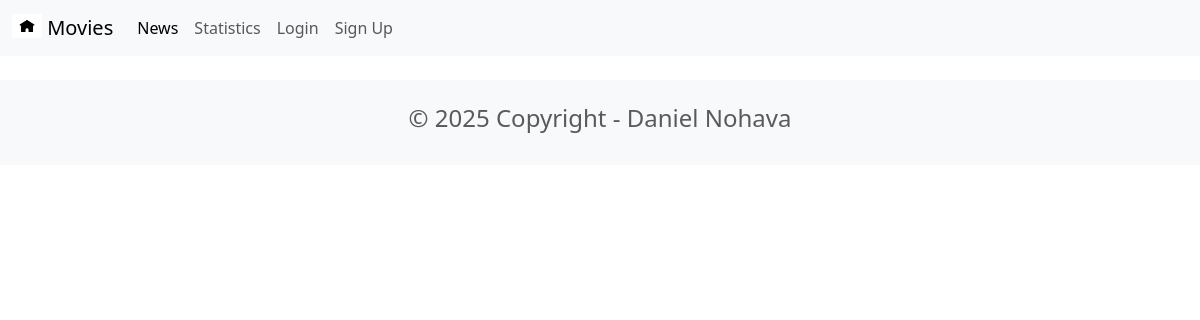
The page /news/ on the database as committed earlier.
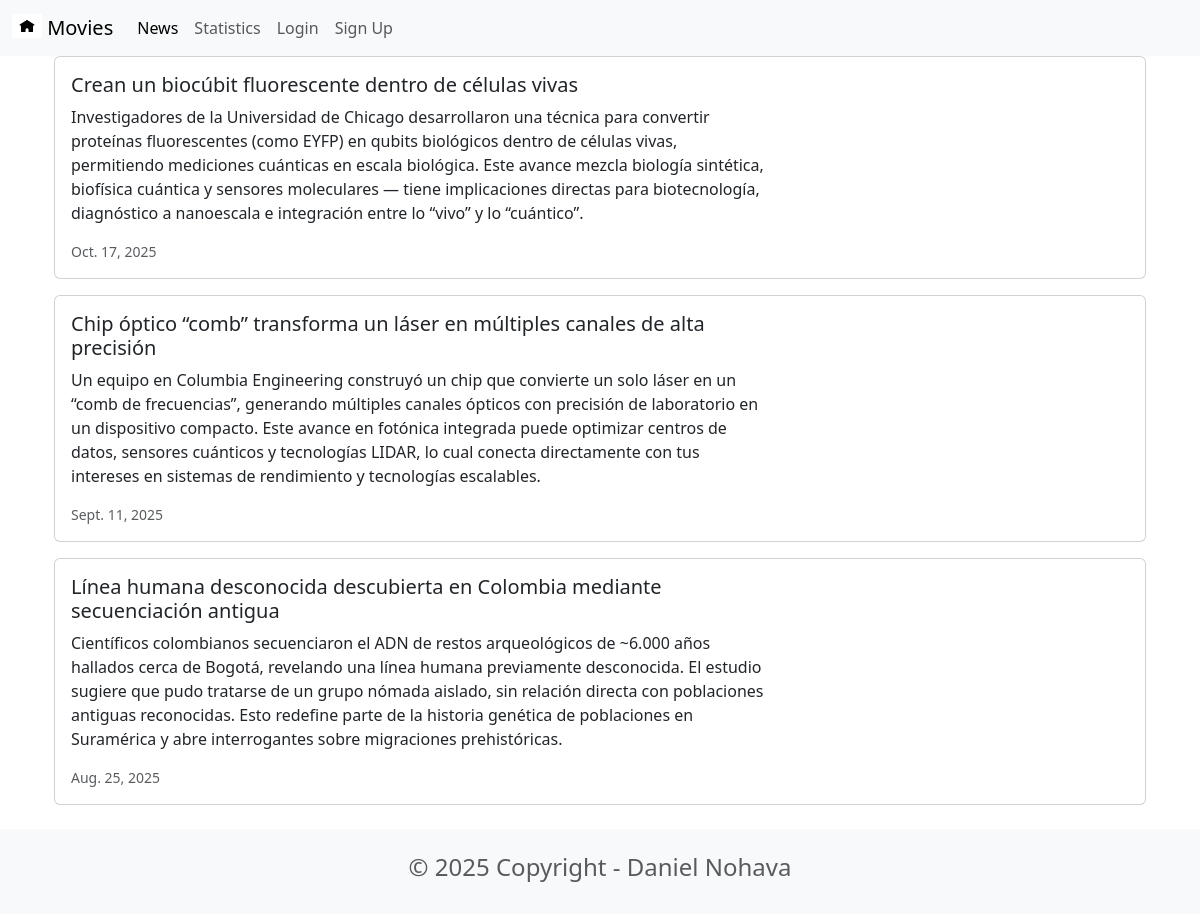
The same page on the database as committed later.
### news/models.py (models this page shows, shortened)
class News(models.Model):
    headline = models.CharField(max_length=200)
    body = models.TextField()
    date = models.DateField()

### news/views.py (the view)
# urls.py: path('news/', include('news.urls')),
def news(request):
    newss = News.objects.all().order_by('-date')
    return render(request, 'news.html', {'newss':newss})

### news/templates/news.html
{% extends 'base.html' %}
{% block content %}
<div class="container">
    {% for news in newss %}
    <div class="card mb-3">
        <div class="row g-0">
            <div class="col-md-8">
                <div class="card-body">
                    <h5 class="card-title">{{ news.headline }}</h5>
                    <p class="card-text">{{ news.body }}</p>
                    <p class="card-text"><small class="text-muted">{{ news.date }}</small></p>
                </div>
            </div>
        </div>
    </div>
    {% endfor %}
</div>
 {% endblock content %}

### moviereviews/templates/base.html (shortened to what this page needs)
<head>
    <link href="https://cdn.jsdelivr.net/npm/bootstrap@5.3.8/dist/css/bootstrap.min.css" rel="stylesheet">
</head>
<nav class="navbar navbar-expand-lg bg-body-tertiary">
  <div class="container-fluid">
    <a class="navbar-brand" href="{% url 'home' %}">
        {% load static %}
        <img src="{% static 'images/home.png' %}" alt="" width="30"
        height="24"
     class="d-inline-block align-text-top" />
     Movies
    </a>
    <div class="collapse navbar-collapse" id="navbarSupportedContent">
      <ul class="navbar-nav me-auto mb-2 mb-lg-0">
        <li class="nav-item">
          <a class="nav-link active" aria-current="page" href="{% url 'news' %}">News</a>
        </li>
        <li class="nav-item">
          <a class="nav-link" href="{% url 'statistics' %}">Statistics</a>
          </li>
        <a class="nav-link" href="#">Login</a>
        <li class="nav-item">
          <a class="nav-link" href="#">Sign Up</a>
        </li>
      </ul>
    </div>
  </div>
</nav>
<div class="container">
  {% block content %}
  {% endblock content %}
</div>
<footer class="text-center text-lg-start bg-light text-muted mt-4">
    <div class="container">
        <div class="row">
            <div class="text-center p-4">
                <h4>© 2025 Copyright - Daniel Nohava </h4>
            </div>
        </div>
    </div>
</footer>

Rows that differ between the two databases and show on the page:
added News: headline "Crean un biocúbit fluorescente dentro de células vivas", body "Investigadores de la Universidad de Chicago desarrollaron una técnica para convertir proteínas fluorescentes (como EYFP) en qubits biológicos dentro de células vivas, permitiendo mediciones cuánticas en escala biológica. Este avance mezcla biología sintética, biofísica cuántica y sensores moleculares — tiene implicaciones directas para biotecnología, diagnóstico a nanoescala e integración entre lo “vivo” y lo “cuántico”.", date "Oct. 17, 2025"
added News: headline "Chip óptico “comb” transforma un láser en múltiples canales de alta precisión", body "Un equipo en Columbia Engineering construyó un chip que convierte un solo láser en un “comb de frecuencias”, generando múltiples canales ópticos con precisión de laboratorio en un dispositivo compacto. Este avance en fotónica integrada puede optimizar centros de datos, sensores cuánticos y tecnologías LIDAR, lo cual conecta directamente con tus intereses en sistemas de rendimiento y tecnologías escalables.", date "Sept. 11, 2025"
added News: headline "Línea humana desconocida descubierta en Colombia mediante secuenciación antigua", body "Científicos colombianos secuenciaron el ADN de restos arqueológicos de ~6.000 años hallados cerca de Bogotá, revelando una línea humana previamente desconocida. El estudio sugiere que pudo tratarse de un grupo nómada aislado, sin relación directa con poblaciones antiguas reconocidas. Esto redefine parte de la historia genética de poblaciones en Suramérica y abre interrogantes sobre migraciones prehistóricas.", date "Aug. 25, 2025"
